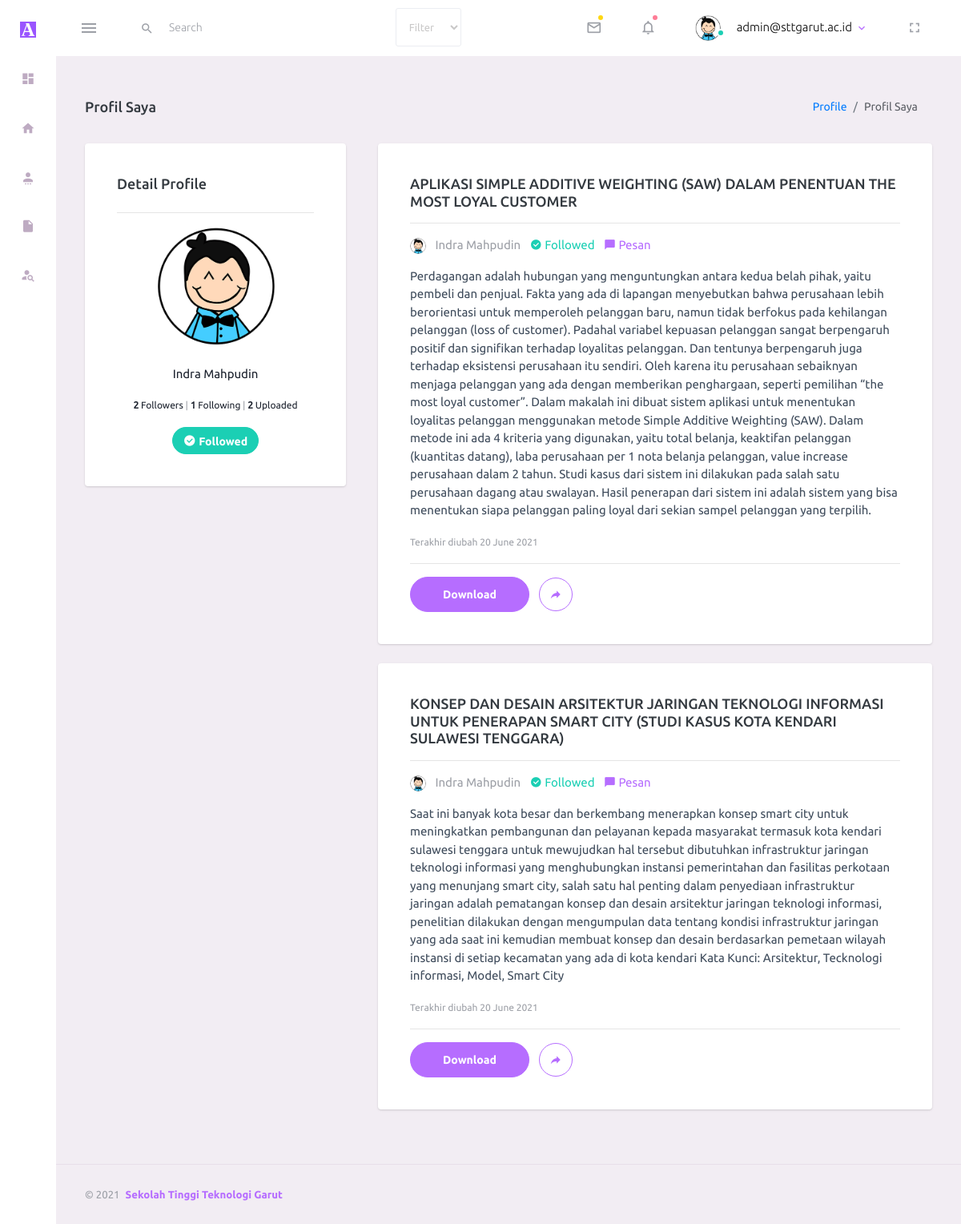
Screenshot of /menu/profile.php?id=2 (signed in) with the database file from the repository.
### tables this page shows
CREATE TABLE `tbl_user` (
  `user_id` int(11) NOT NULL,
  `username` varchar(150) DEFAULT NULL,
  `email` varchar(150) DEFAULT NULL,
  `image` varchar(150) DEFAULT NULL,
  `password` varchar(255) DEFAULT NULL,
  `role_id` int(11) DEFAULT NULL,
  `status` int(11) DEFAULT NULL,
  `date_created` int(11) DEFAULT NULL
);

CREATE TABLE `tbl_file` (
  `file_id` int(11) NOT NULL,
  `user_id` int(11) DEFAULT NULL,
  `judul` mediumtext DEFAULT NULL,
  `deskripsi` mediumtext DEFAULT NULL,
  `nama_file` varchar(255) DEFAULT NULL,
  `ukuran_file` varchar(255) DEFAULT NULL,
  `tipe_file` char(10) DEFAULT NULL,
  `privasi` int(1) DEFAULT NULL,
  `date_created` int(11) DEFAULT NULL
);

### menu/profile.php (the view, shortened to what this page needs)
<?php
include '../core/autoload.php';
require '../core/functions.php';
$user_id = $_GET['id'];
$user = get_where("tbl_user", "user_id", $user_id);
$files = query_assoc("SELECT * FROM `tbl_file` WHERE `user_id`= $user_id");
include '../templates/header.php';
include '../templates/navbar.php';
include '../templates/sidebar.php';
?>
<div class="main-panel">
   <div class="content-wrapper">
      <div class="page-header">
         <h3 class="page-title">Profil Saya</h3>
         <nav aria-label="breadcrumb">
            <ol class="breadcrumb">
               <li class="breadcrumb-item"><a href="../menu/my_profile.php">Profile</a></li>
               <li class="breadcrumb-item active" aria-current="page">Profil Saya</li>
            </ol>
         </nav>
      </div>
      <div class="row justify-content-end">
         <?php if (uploaded($user['user_id']) == 0) { ?>
            <div class="col-md-12">
            <?php } else { ?>
               <div class="col-md-4">
               <?php }  ?>
               <div class="card">
                  <div class="card-body">
                     <h4 class="card-title mb-4">Detail Profile</h4>
                     <hr class="mb-3">
                     <div class="row d-flex flex-column text-center align-items-sm-center mb-4">
                        <img src="../assets/profile/<?= $user['image'] ?>" class="rounded-circle" width="150px" height="150px" alt="">
                     </div>
                     <p class="card-text text-center mb-3">
                        <?= $user['username'] ?>
                     </p>
                     <p class="card-text text-center mb-3">
                        <small><b><?= followers($user['user_id']) ?></b> Followers </small>
                        <small class="text-muted"> | </small>
                        <small><b><?= following($user['user_id']) ?></b> Following </small>
                        <small class="text-muted"> | </small>
                        <small><b><?= uploaded($user['user_id']) ?></b> Uploaded </small>
                     </p>
                     <div class="row d-flext flex-column text-center align-items-sm-center ">
                        <?php btn_follow_rounded($_SESSION['user_id'], $user['user_id']); ?>
                     </div>
                  </div>
               </div>
               </div>
               <?php
               foreach ($files as $file) :
                  $user = get_where("tbl_user", "user_id", $file['user_id']);
               ?>
                  <div class="col-sm-8 mb-4">
                     <div class="card">
                        <div class="card-body">
                           <a href="">
                              <h5 class="card-title"><?= $file['judul'] ?></h5>
                           </a>
                           <hr>
                           <p class="card-text">
                              <img src="../assets/profile/<?= $user['image'] ?>" alt="profile" style="width: 20px; height: 20px; object-fit: cover;" alt="foto" class="rounded-circle mr-2" class="rounded-circle">
                              <a href="profile.php?id=<?= $file['user_id']; ?>">
                                 <span class="text-muted mr-2"> <?= $user['username'] ?>
                                 </span></a>
                              <?php
                              btn_follow($_SESSION['user_id'], $file['user_id']);
                              btn_message($_SESSION['user_id'], $file['user_id']);
                              ?>
                           </p>
                           <p class="card-text text-dark"><?= $file['deskripsi'] ?></p>
                           <p class="card-text">
                              <small class="text-muted">Terakhir diubah <?= date('d F Y', $file['date_created']) ?></small>
                           </p>
                           <hr>
                           <button onclick="window.location.href='../assets/uploads/<?= $user['email'] ?>/<?= $file['nama_file'] ?>';" class="btn btn-rounded btn-primary mr-2">Download</button>
                           <button type="submit" onclick="window.location.href='share_file.php';" class="btn btn-outline-primary btn-rounded btn-icon">
                              <i class="mdi mdi-share"></i>
                           </button>
                        </div>
                     </div>
                  </div>
               <?php endforeach ?>
            </div>
      </div>
      <?php include '../templates/footer.php' ?>

### templates/navbar.php (shortened to what this page needs)
<?php
$user_session = get_where("tbl_user", "user_id", $_SESSION['user_id']);
$s_keyword = "";
?>
<nav class="navbar default-layout-navbar col-lg-12 col-12 p-0 fixed-top d-flex flex-row">
   <div class="text-center navbar-brand-wrapper d-flex align-items-center justify-content-center">
      <a class="navbar-brand brand-logo-mini" href="../index.php"><img src="../assets/images/Academia.edu_logomini.svg" alt="logo" /></a>
   </div>
   <div class="navbar-menu-wrapper d-flex align-items-stretch">
      <button class="navbar-toggler navbar-toggler align-self-center" type="button" data-toggle="minimize">
         <span class="mdi mdi-menu"></span>
      </button>
      <div class="search-field col-5 d-none d-md-block">
         <form class="d-flex align-items-center h-100" action="" method="post">
            <div class="input-group ">
               <div class="input-group-prepend bg-transparent">
                  <i class="input-group-text border-0 mdi mdi-magnify"></i>
               </div>
               <input type="text" class="form-control bg-transparent border-0 search-form" placeholder="Search" type="text" name="s_keyword" id="s_keyword" value="<?php echo $s_keyword; ?>">
               <div class="input-group-prepend bg-transparent">
                  <select name="s_kategori" id="s_kategori" class="form-control">
                     <option value="" selected>Filter</option>
                  </select>
               </div>
            </div>
         </form>
      </div>
      <ul class="navbar-nav navbar-nav-right">
         <li class="nav-item dropdown">
            <a class="nav-link count-indicator dropdown-toggle" id="messageDropdown" href="#" data-toggle="dropdown" aria-expanded="false">
               <i class="mdi mdi-email-outline"></i>
               <span class="count-symbol bg-warning"></span>
            </a>
         </li>
         <li class="nav-item dropdown">
            <a class="nav-link count-indicator dropdown-toggle" id="notificationDropdown" href="#" data-toggle="dropdown">
               <i class="mdi mdi-bell-outline"></i>
               <span class="count-symbol bg-danger"></span>
            </a>
         </li>
         <li class="nav-item nav-profile dropdown">
            <a class="nav-link dropdown-toggle" id="profileDropdown" href="#" data-toggle="dropdown" aria-expanded="false">
               <div class="nav-profile-img">
                  <img src="../assets/profile/<?= $user_session['image'] ?>" alt="image">
                  <span class="availability-status online"></span>
               </div>
               <div class="nav-profile-text">
                  <p class="mb-1 text-black"><?= $_SESSION['login'] ?></p>
               </div>
            </a>
         </li>
         <li class="nav-item d-none d-lg-block full-screen-link">
            <a class="nav-link">
               <i class="mdi mdi-fullscreen" id="fullscreen-button"></i>
            </a>
         </li>
      </ul>
   </div>
</nav>
<div class="container-fluid page-body-wrapper pt-5">

### core/functions.php (shortened to what this page needs)
<?php
include 'autoload.php';
function get_where($table, $where, $id)
{
   global $conn;
   $data = mysqli_fetch_assoc($conn->query("SELECT * FROM $table WHERE $where = $id"));
   return $data;
}
function query_assoc($sql)
{
   global $conn;
   $result = $conn->query($sql);
   $data = [];
   while ($row = mysqli_fetch_assoc($result)) {
      $data[] = $row;
   }
   return $data;
}
function isFollowed($id_user, $id_user_followed)
{
   global $conn;
   $result = mysqli_query($conn, "SELECT * FROM tbl_data_follow WHERE user_follower = '$id_user' AND user_followed = '$id_user_followed'");
   if (mysqli_fetch_assoc($result)) {
      return true;
   } else {
      return false;
   }
}
function followers($user_id)
{
   global $conn;
   $result = mysqli_query($conn, "SELECT * FROM tbl_data_follow WHERE user_followed = '$user_id'");
   return mysqli_num_rows($result);
}
function following($user_id)
{
   global $conn;
   $result = mysqli_query($conn, "SELECT * FROM tbl_data_follow WHERE user_follower = '$user_id'");
   return mysqli_num_rows($result);
}
function uploaded($user_id)
{
   global $conn;
   $result = mysqli_query($conn, "SELECT * FROM `tbl_file` WHERE `user_id` = '$user_id'");
   return mysqli_num_rows($result);
}
function btn_follow($id_session, $user_id)
{
   if ($id_session != $user_id) {
      if (isFollowed($id_session, $user_id)) {
         echo "
         <a href='?unfollow=1&id=$id_session&followed=$user_id' class='mr-2 text-success'>
            <i class='mdi mdi-check-circle'></i>
            <span>Followed</span>
         </a>";
      } else {
         echo "
         <a href='?follow=1&id=$id_session&followed=$user_id' class='mr-2 text-primary'>
            <i class='mdi mdi-plus-circle'></i>
            <span>Follow</span>
         </a>";
      }
   }
}
function btn_follow_rounded($id_session, $user_id)
{
   if ($id_session != $user_id) {
      if (isFollowed($id_session, $user_id)) {
         echo "
         <a href='?unfollow=1&id=$id_session&followed=$user_id' class='btn btn-sm btn-rounded btn-success'>
            <i class='mdi mdi-check-circle'></i>
            <span>Followed</span>
         </a>";
      } else {
         echo "
         <a href='?follow=1&id=$id_session&followed=$user_id' class='btn btn-sm btn-rounded btn-outline-secondary'>
            <i class='mdi mdi-plus-circle'></i>
            <span>Follow</span>
         </a>";
      }
   }
}
function btn_message($id_session, $user_id)
{
   if ($id_session != $user_id) {
      echo "
      <a href='message.php?id=$user_id' class='mr-2 text-primary'>
         <i class='mdi mdi-message'></i>
         <span>Pesan</span>
      </a>";
   }
}

### assets/css/profile.css (style rules this page uses)
body { margin-top: 20px; color: #1a202c; text-align: left; background-color: #e2e8f0; }
.card { box-shadow: 0 1px 3px 0 rgba(0, 0, 0, .1), 0 1px 2px 0 rgba(0, 0, 0, .06); }
.card { position: relative; display: flex; flex-direction: column; min-width: 0; word-wrap: break-word; background-color: #fff; background-clip: border-box; border: 0 solid rgba(0, 0, 0, .125); border-radius: .25rem; }
.card-body { flex: 1 1 auto; min-height: 1px; padding: 1rem; }
.mb-3, .my-3 { margin-bottom: 1rem !important; }
.h-100 { height: 100% !important; }

### rows the page displays
tbl_user: image (picture)
tbl_user: image (picture), username "Indra Mahpudin"
tbl_file: judul "APLIKASI SIMPLE ADDITIVE WEIGHTING (SAW) DALAM PENENTUAN THE MOST LOYAL CUSTOMER", user.image (picture), user.username "Indra Mahpudin", deskripsi "Perdagangan adalah hubungan yang menguntungkan antara kedua belah pihak, yaitu pembeli dan penjual. Fakta yang ada di lapangan menyebutkan bahwa perusahaan lebih berorientasi untuk memperoleh pelanggan baru, namun tidak berfokus pada kehilangan pelanggan (loss of customer). Padahal variabel kepuasan pelanggan sangat berpengaruh positif dan signifikan terhadap loyalitas pelanggan. Dan tentunya berpengaruh juga terhadap eksistensi perusahaan itu sendiri. Oleh karena itu perusahaan sebaiknyan menjaga pelanggan yang ada dengan memberikan penghargaan, seperti pemilihan “the most loyal customer”. Dalam makalah ini dibuat sistem aplikasi untuk menentukan loyalitas pelanggan menggunakan metode…", date_created "20 June 2021"
tbl_file: judul "KONSEP DAN DESAIN ARSITEKTUR JARINGAN TEKNOLOGI INFORMASI UNTUK PENERAPAN SMART CITY (STUDI KASUS KOTA KENDARI SULAWESI TENGGARA)", user.image (picture), user.username "Indra Mahpudin", deskripsi "Saat ini banyak kota besar dan berkembang menerapkan konsep smart city untuk meningkatkan pembangunan dan pelayanan kepada masyarakat termasuk kota kendari sulawesi tenggara untuk mewujudkan hal tersebut dibutuhkan infrastruktur jaringan teknologi informasi yang menghubungkan instansi pemerintahan dan fasilitas perkotaan yang menunjang smart city, salah satu hal penting dalam penyediaan infrastruktur jaringan adalah pematangan konsep dan desain arsitektur jaringan teknologi informasi, penelitian dilakukan dengan mengumpulan data tentang kondisi infrastruktur jaringan yang ada saat ini kemudian membuat konsep dan desain berdasarkan pemetaan wilayah instansi di setiap kecamatan yang ada di…", date_created "20 June 2021"

### other values shown
$_SESSION['login'] "admin@sttgarut.ac.id"
followers($user['user_id']) "2"
following($user['user_id']) "1"
uploaded($user['user_id']) "2"
